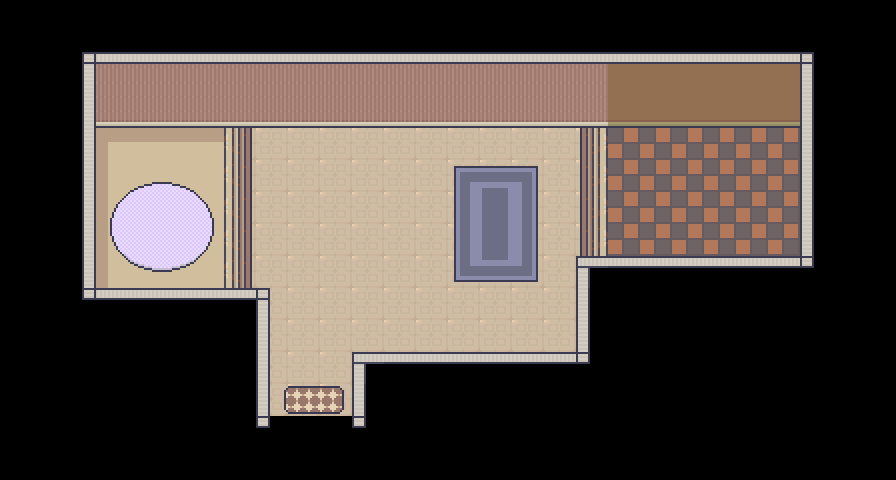

This game map was drawn from its Tiled (.tmx) file and the tilesets committed beside it. A one-line description and the trimmed map source follow:
An orthogonal 28x15 tile map with 32x32 px tiles, 4 tile layers (floor, walls, stairs, carpets), 3 tilesets and 40 objects (2x npc_spawn, zone, player_village).

<map version="1.10" tiledversion="1.10.1" orientation="orthogonal" renderorder="right-down" width="28" height="15" tilewidth="32" tileheight="32" infinite="0" nextlayerid="14" nextobjectid="76">
 <tileset firstgid="1" source="../TSX/RoomBuilder.tsx" />
 <tileset firstgid="8285" source="../TSX/npcshouse_singles.tsx" />
 <tileset firstgid="8317" source="../TSX/npcshouse_tiles.tsx" />
 <layer id="4" name="floor" width="28" height="15">
  <data>[420 cells, 129 non-empty, 6 distinct tile ids]</data>
 </layer>
 <layer id="1" name="walls" width="28" height="15">
  <data>[420 cells, 112 non-empty, 12 distinct tile ids]</data>
 </layer>
 <layer id="3" name="stairs" width="28" height="15">
  <data>[420 cells, 9 non-empty, 2 distinct tile ids]</data>
 </layer>
 <layer id="11" name="carpets" width="28" height="15">
  <data>[420 cells, 31 non-empty, 31 distinct tile ids]</data>
 </layer>
 <objectgroup id="8" name="windows">
  <object id="41" gid="8305" x="544" y="128" width="64" height="64" />
  <object id="43" gid="8306" x="274" y="160" width="96" height="96" />
 </objectgroup>
 <objectgroup id="7" name="furniture">
  <object id="10" gid="8285" x="658" y="116" width="96" height="64" />
  <object id="11" gid="8291" x="648" y="264" width="128" height="64" />
  <object id="12" gid="8286" x="760" y="264" width="32" height="64" />
  <object id="13" gid="2147491934" x="624" y="264" width="32" height="64" />
  <object id="14" gid="8287" x="704" y="168" width="64" height="64" />
  <object id="15" gid="8288" x="608" y="168" width="64" height="64" />
  <object id="16" gid="8290" x="672" y="168" width="32" height="64" />
  <object id="17" gid="8289" x="768" y="168" width="32" height="96" />
  <object id="20" gid="8294" x="96" y="304" width="96" height="96" />
  <object id="21" gid="8295" x="96" y="160" width="96" height="96" />
  <object id="24" gid="8296" x="193" y="168" width="64" height="96" />
  <object id="25" gid="8297" x="416" y="177" width="160" height="96" />
  <object id="26" gid="8298" x="373" y="161" width="64" height="96" />
  <object id="27" gid="8299" x="277" y="161" width="96" height="64" />
  <object id="28" gid="8300" x="304" y="196" width="32" height="64" />
  <object id="29" gid="8301" x="428" y="254" width="64" height="96" />
  <object id="36" gid="8303" x="442" y="257" width="32" height="64" />
  <object id="45" gid="8308" x="413" y="352" width="160" height="96" />
  <object id="50" gid="8310" x="550" y="167" width="32" height="96" />
  <object id="51" gid="8311" x="378" y="371" width="32" height="96" />
  <object id="52" gid="8312" x="248" y="171" width="32" height="64" />
  <object id="54" gid="8313" x="188" y="124" width="96" height="64" />
  <object id="55" gid="8314" x="609" y="126" width="32" height="64" />
  <object id="56" gid="8315" x="288" y="325" width="128" height="128" />
 </objectgroup>
 <objectgroup id="10" name="collision">
  <object id="58" x="352" y="352" width="14" height="64" />
  <object id="59" x="366" y="352" width="224" height="12" />
  <object id="60" x="576" y="256" width="14" height="96" />
  <object id="61" x="590" y="256" width="224" height="12" />
  <object id="62" x="800" y="119" width="14" height="137" />
  <object id="66" x="96" y="122" width="512" height="6" />
  <object id="67" x="82" y="122" width="14" height="178" />
  <object id="68" x="96" y="288" width="174" height="12" />
  <object id="69" x="256" y="300" width="14" height="116" />
  <object id="70" x="256" y="416" width="110" height="10" />
 </objectgroup>
 <objectgroup id="13" name="triggers">
  <object id="72" name="zone_village" type="zone" x="270" y="384" width="82" height="32">
   <properties>
    <property name="interaction_type" value="keypress" />
    <property name="zone" value="village" />
   </properties>
  </object>
 </objectgroup>
 <objectgroup id="12" name="positions">
  <object id="73" name="player_village" x="315" y="378">
   <properties>
    <property name="direction" value="up" />
   </properties>
   <point />
  </object>
  <object id="74" name="chencho" type="npc_spawn" x="511" y="277">
   <properties>
    <property name="direction" value="down" />
   </properties>
   <point />
  </object>
  <object id="75" name="zazu" type="npc_spawn" x="656" y="191">
   <properties>
    <property name="direction" value="down" />
   </properties>
   <point />
  </object>
 </objectgroup>
</map>
